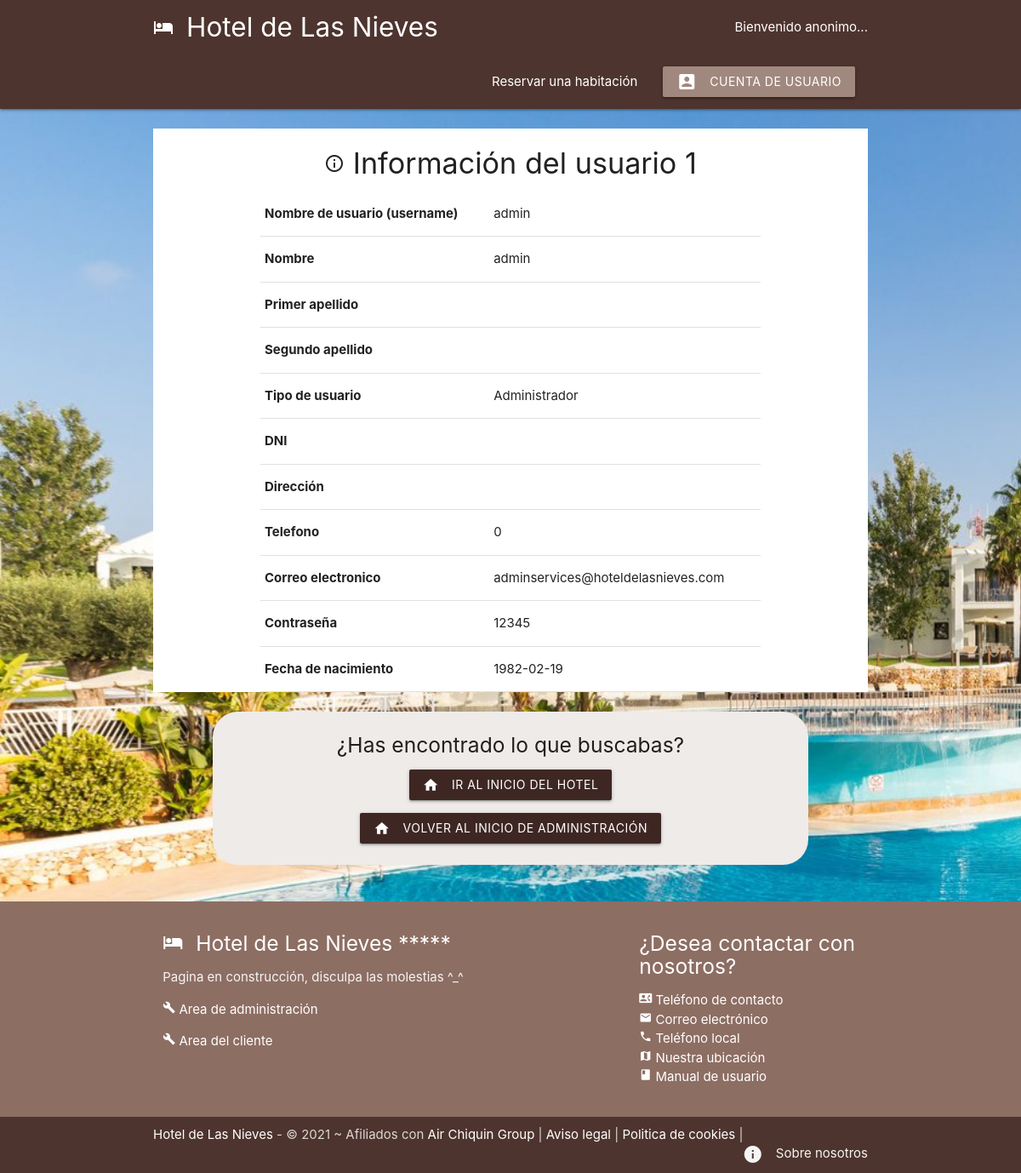
The app's page /admin/detalles_admin.php?id=1 with its own data.
### tables this page shows
CREATE TABLE `73_clientes` (
  `id` int(11) NOT NULL,
  `usuario` varchar(32) NOT NULL,
  `nombre` varchar(32) NOT NULL,
  `apellido_primero` varchar(32) NOT NULL,
  `apellido_segundo` varchar(32) NOT NULL,
  `tipo_id` int(11) NOT NULL,
  `dni` varchar(9) NOT NULL,
  `direccion` varchar(128) NOT NULL,
  `telefono` int(18) NOT NULL,
  `email` varchar(128) NOT NULL,
  `contrasena` varchar(64) NOT NULL,
  `fecha_nacimiento` date NOT NULL
);

CREATE TABLE `73_tipos_usuarios` (
  `id` int(11) NOT NULL,
  `nombre` varchar(32) NOT NULL
);

### admin/detalles_admin.php (the view, shortened to what this page needs)
<?php
    include('./../config/config_bd.php');
    if(isset($_GET['id'])){
        $id = mysqli_real_escape_string($conn, $_GET['id']);
        $sqlDeleteUsuario = "SELECT * FROM 73_clientes WHERE id = $id";
        $resultado = mysqli_query($conn, $sqlDeleteUsuario);
        $Usuarios = mysqli_fetch_assoc($resultado);
    }
    $tipoId = $Usuarios['tipo_id'];
    $sqlSelectTipo = "SELECT * FROM 73_tipos_usuarios WHERE id = $tipoId";
    $resultadoSelectTipo = mysqli_query($conn, $sqlSelectTipo);
    $tipoUsuario = mysqli_fetch_assoc($resultadoSelectTipo);
?>
<!DOCTYPE html>
<html lang="es">
<?php include('./../templates/header.php'); ?>
<br>
<div class="container center white">
    <h4> <i class="material-icons">info_outline</i> Información del usuario <?php echo htmlspecialchars($Usuarios['id']) ?> </h4>
    <div class="container white center">
        <?php if($Usuarios):?>
            <table>
                <tr>
                    <td> <b>Nombre de usuario (username)</b> </td>
                    <td> <?php echo htmlspecialchars($Usuarios['usuario']) ?> </td>
                </tr>
                <tr>
                    <td> <b>Nombre</b> </td>
                    <td> <?php echo htmlspecialchars($Usuarios['nombre']) ?> </td>
                </tr>
                <tr>
                    <td> <b>Primer apellido</b> </td>
                    <td> <?php echo htmlspecialchars($Usuarios['apellido_primero']) ?> </td>
                </tr>
                <tr>
                    <td> <b>Segundo apellido</b> </td>
                    <td> <?php echo htmlspecialchars($Usuarios['apellido_segundo']) ?> </td>
                </tr>
                <tr>
                    <td> <b>Tipo de usuario</b> </td>
                    <td> <?php echo htmlspecialchars($tipoUsuario['nombre'])?></td>
                </tr>
                <tr>
                    <td> <b>DNI</b> </td>
                    <td> <?php echo htmlspecialchars($Usuarios['dni']) ?> </td>
                </tr>
                <tr>
                    <td> <b>Dirección</b> </td>
                    <td> <?php echo htmlspecialchars($Usuarios['direccion']) ?> </td>
                </tr>
                <tr>
                    <td> <b>Telefono</b> </td>
                    <td> <?php echo htmlspecialchars($Usuarios['telefono']) ?> </td>
                </tr>
                <tr>
                    <td> <b>Correo electronico</b> </td>
                    <td> <?php echo htmlspecialchars($Usuarios['email']) ?> </td>
                </tr>
                <tr>
                    <td> <b>Contraseña</b> </td>
                    <td> <?php echo htmlspecialchars($Usuarios['contrasena']) ?> </td>
                </tr>
                <tr>
                    <td> <b>Fecha de nacimiento</b> </td>
                    <td> <?php echo htmlspecialchars($Usuarios['fecha_nacimiento']) ?> </td>
                </tr>
            </table>
            <?php endif; ?>
        </div>
    </div>
    <br>
        <div class="fondoAcerca">
            <p class="center"> <h5 class="center">¿Has encontrado lo que buscabas?</h5> </p>
            <section>
                <p class="center"> <a href="./../index.php" class="waves-effect waves-light brown darken-4 btn"><i class="material-icons left">home</i> Ir al inicio del hotel </a> </p>
                <p class="center"> <a href="./index_admin.php" class="waves-effect waves-light brown darken-4 btn"><i class="material-icons left">home</i> Volver al inicio de administración </a> </p>
            </section>
        </div>
    <?php include('./../templates/footer.php'); ?>
</html>

### templates/header.php (style rules this page uses)
.fondo { background-image: url("/student73/dwes/img/fondos/imagen_principal.jpeg"); background-repeat: no-repeat; background-size: cover; }
.fondoAcerca { background-color: #efebe9; background-repeat: no-repeat; background-position: center; width: 700px; margin: auto; border-radius: 30px; padding: 10px; margin-bottom: 20px; }
body { display: flex; min-height: 100vh; flex-direction: column; }

### records on screen
73_clientes: id "1", usuario "admin", nombre "admin", telefono "0", email "adminservices@hoteldelasnieves.com", contrasena "12345", fecha_nacimiento "1982-02-19"
73_tipos_usuarios: nombre "Administrador"
